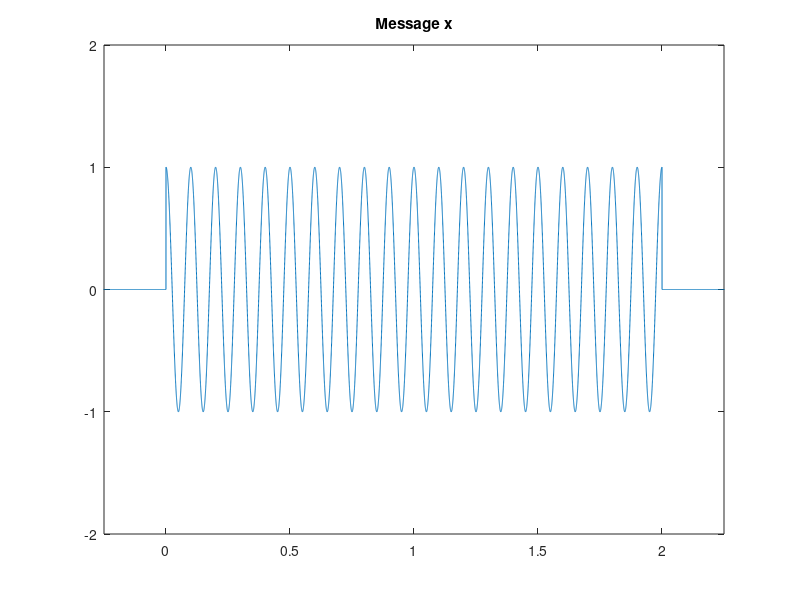
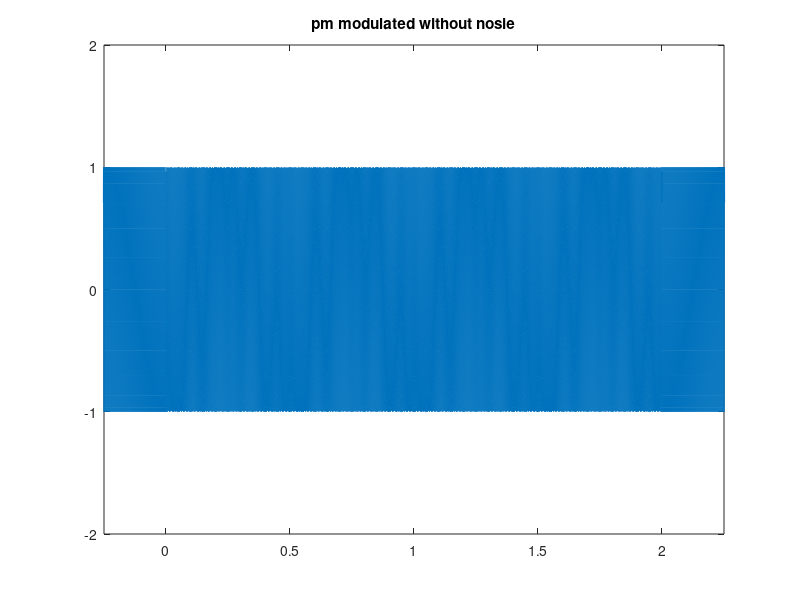
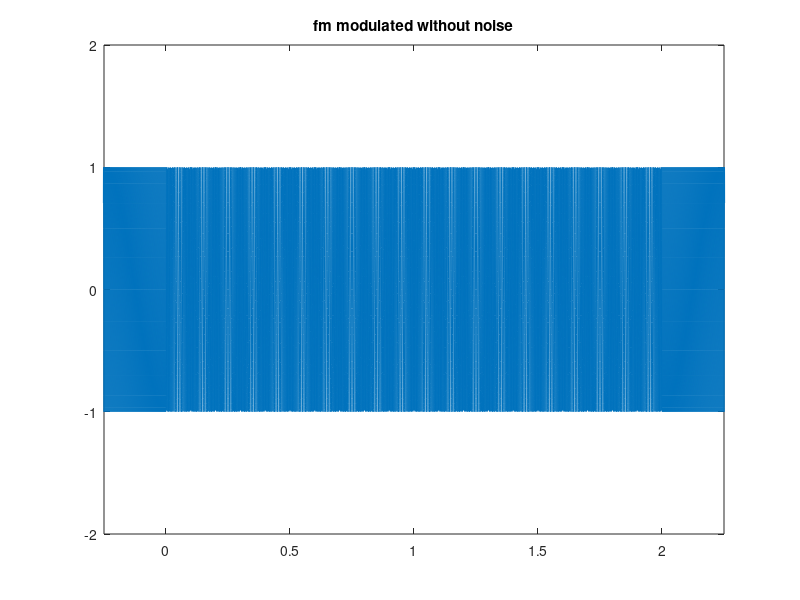
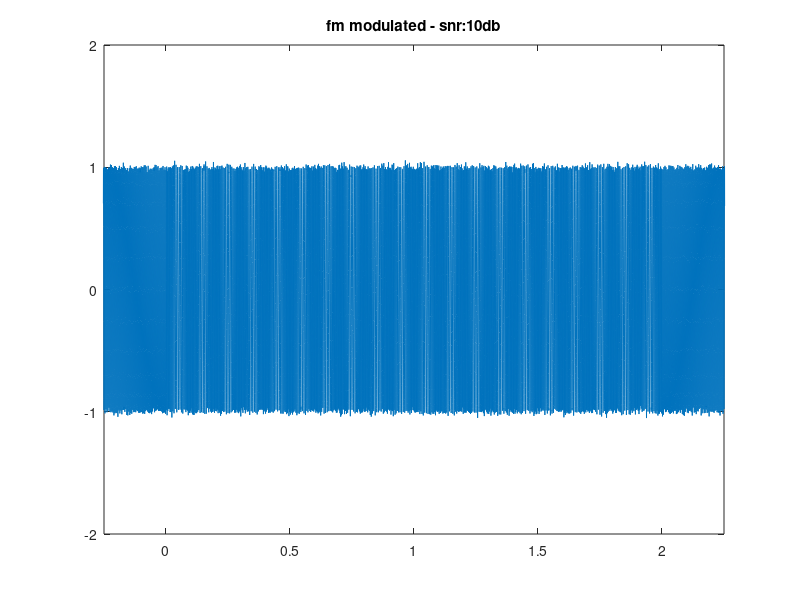

Here is the MATLAB script that generated these plots, in order: (Note: this script raises an error after producing the figures.)
% Defining message
fs = 6000;
fm = 10;
h = 10;
t = -h:1/fs:h;
x = cos(20*pi*t).*(t<=2 & t>=0) + (0).*(t<0 & t>2);
integral_x = ((sin(20*pi*t))/(20*pi)).*(t<=2 & t>=0) + (0).*(t<0 & t>2);
frequency_deviation = 100;
phase_deviation = pi/4;
fc = 250;
Ac = 1;

% PM modulation
xc_pm = Ac*cos(2*pi*fc*t + phase_deviation * x);

% FM modulation
xc_fm = Ac*cos(2*pi*fc*t + 2*pi * frequency_deviation .* integral_x);

% Plotting message and modulated signals
figure
plot(t,x)
axis([-0.25 2.25 -2 2])
title('Message x')

figure
plot(t,xc_pm)
axis([-0.25 2.25 -2 2])
title('pm modulated without nosie')


figure
plot(t,xc_fm)
axis([-0.25 2.25 -2 2])
title('fm modulated without noise')

% Adding noise to modulated signals
noisy_xc_fm_10db = xc_fm + wgn(1,2*h*fs+1,-35);
noisy_xc_fm_20db = xc_fm + wgn(1,2*h*fs+1,-45);
noisy_xc_pm_10db = xc_pm + wgn(1,2*h*fs+1,-35);
noisy_xc_pm_20db = xc_pm + wgn(1,2*h*fs+1,-45);

figure
plot(t,noisy_xc_fm_10db)
axis([-0.25 2.25 -2 2])
title('fm modulated - snr:10db');

figure
plot(t,noisy_xc_fm_20db)
axis([-0.25 2.25 -2 2])
title('fm modulated - snr:20db');

figure
plot(t,noisy_xc_pm_10db)
axis([-0.25 2.25 -2 2])
title('pm modulated - snr:10db');

figure
plot(t,noisy_xc_pm_20db)
axis([-0.25 2.25 -2 2])
title('pm modulated - snr:20db');

% Spectrum analysis
f = fs/2*linspace(-1,1,2*h*fs+1);
fft_message = fftshift(fft(x));
fft_fm = fftshift(fft(xc_fm));
fft_pm = fftshift(fft(xc_pm));
fft_pm_10db = fftshift(fft(noisy_xc_pm_10db));
fft_pm_20db = fftshift(fft(noisy_xc_pm_20db));
fft_fm_10db = fftshift(fft(noisy_xc_fm_10db));
fft_fm_20db = fftshift(fft(noisy_xc_fm_20db));

figure
plot(f,abs(fft_message))
axis([-40 40 0 6000])
title('Message spectrum')

figure
plot(f,abs(fft_fm))
axis([-450 450 0 55000])
title('fm modulated spectrum - without noise')

figure
plot(f,abs(fft_fm_10db))
axis([-450 450 0 55000])
title('fm modulated spectrum - with 10db snr')

figure
plot(f,abs(fft_fm_20db))
axis([-450 450 0 55000])
title('fm modulated spectrum - with 20db snr')

figure
plot(f,abs(fft_pm))
axis([-450 450 0 60000])
title('pm modulated spectrum - without noise')

figure
plot(f,abs(fft_pm_10db))
axis([-450 450 0 60000])
title('pm modulated spectrum - with 10db snr')

figure
plot(f,abs(fft_pm_20db))
axis([-450 450 0 60000])
title('pm modulated spectrum - with 20db snr')

% Demodulating signals
fm_demod = fmdemod(xc_fm,fc,fs,frequency_deviation);
fm_demod_10db = fmdemod(noisy_xc_fm_10db,fc,fs,frequency_deviation);
fm_demod_20db = fmdemod(noisy_xc_fm_20db,fc,fs,frequency_deviation);

figure
ax1 = subplot(2,1,1); % top subplot
ax2 = subplot(2,1,2); % bottom subplot
plot(ax1,t,x)
xlim(ax1,[-0.25 2.25])
ylim(ax1,[-2 2])
title(ax1,'Message x')
plot(ax2,t,fm_demod)
xlim(ax2,[-0.25 2.25])
ylim(ax2,[-2 2])
title(ax2,'FM demodulated x without noise')

figure
ax1 = subplot(2,1,1); % top subplot
ax2 = subplot(2,1,2); % bottom subplot
plot(ax1,t,x)
xlim(ax1,[-0.25 2.25])
ylim(ax1,[-2 2])
title(ax1,'Message x')
plot(ax2,t,fm_demod_10db)
xlim(ax2,[-0.25 2.25])
ylim(ax2,[-2 2])
title(ax2,'FM demodulated x with 10db snr')

figure
ax1 = subplot(2,1,1); % top subplot
ax2 = subplot(2,1,2); % bottom subplot
plot(ax1,t,x)
xlim(ax1,[-0.25 2.25])
ylim(ax1,[-2 2])
title(ax1,'Message x')
plot(ax2,t,fm_demod_20db)
xlim(ax2,[-0.25 2.25])
ylim(ax2,[-2 2])
title(ax2,'FM demodulated x with 20db snr')


pm_demod = pmdemod(xc_pm,fc,fs,phase_deviation);
pm_demod_10db = pmdemod(noisy_xc_pm_10db,fc,fs,phase_deviation);
pm_demod_20db = pmdemod(noisy_xc_pm_20db,fc,fs,phase_deviation);

figure
ax1 = subplot(2,1,1); % top subplot
ax2 = subplot(2,1,2); % bottom subplot
plot(ax1,t,x)
xlim(ax1,[-0.25 2.25])
ylim(ax1,[-2 2])
title(ax1,'Message x')
plot(ax2,t,pm_demod)
xlim(ax2,[-0.25 2.25])
ylim(ax2,[-2 2])
title(ax2,'PM demodulated x without noise')

figure
ax1 = subplot(2,1,1); % top subplot
ax2 = subplot(2,1,2); % bottom subplot
plot(ax1,t,x)
xlim(ax1,[-0.25 2.25])
ylim(ax1,[-2 2])
title(ax1,'Message x')
plot(ax2,t,pm_demod_10db)
xlim(ax2,[-0.25 2.25])
ylim(ax2,[-2 2])
title(ax2,'PM demodulated x with 10db snr')

figure
ax1 = subplot(2,1,1); % top subplot
ax2 = subplot(2,1,2); % bottom subplot
plot(ax1,t,x)
xlim(ax1,[-0.25 2.25])
ylim(ax1,[-2 2])
title(ax1,'Message x')
plot(ax2,t,pm_demod_20db)
xlim(ax2,[-0.25 2.25])
ylim(ax2,[-2 2])
title(ax2,'PM demodulated x with 20db snr')



